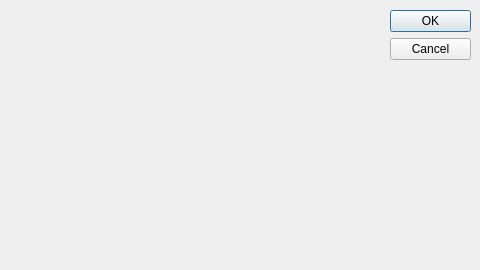
<?xml version="1.0" encoding="UTF-8"?>
<ui version="4.0">
 <class>PaySponsor</class>
 <widget class="QDialog" name="PaySponsor">
  <property name="geometry">
   <rect>
    <x>0</x>
    <y>0</y>
    <width>480</width>
    <height>270</height>
   </rect>
  </property>
  <property name="windowTitle">
   <string>Dialog</string>
  </property>
  <widget class="QDialogButtonBox" name="buttonBox">
   <property name="geometry">
    <rect>
     <x>390</x>
     <y>10</y>
     <width>81</width>
     <height>621</height>
    </rect>
   </property>
   <property name="orientation">
    <enum>Qt::Vertical</enum>
   </property>
   <property name="standardButtons">
    <set>QDialogButtonBox::Cancel|QDialogButtonBox::Ok</set>
   </property>
  </widget>
 </widget>
 <resources/>
 <connections>
  <connection>
   <sender>buttonBox</sender>
   <signal>accepted()</signal>
   <receiver>PaySponsor</receiver>
   <slot>accept()</slot>
   <hints>
    <hint type="sourcelabel">
     <x>248</x>
     <y>254</y>
    </hint>
    <hint type="destinationlabel">
     <x>157</x>
     <y>274</y>
    </hint>
   </hints>
  </connection>
  <connection>
   <sender>buttonBox</sender>
   <signal>rejected()</signal>
   <receiver>PaySponsor</receiver>
   <slot>reject()</slot>
   <hints>
    <hint type="sourcelabel">
     <x>316</x>
     <y>260</y>
    </hint>
    <hint type="destinationlabel">
     <x>286</x>
     <y>274</y>
    </hint>
   </hints>
  </connection>
 </connections>
</ui>
